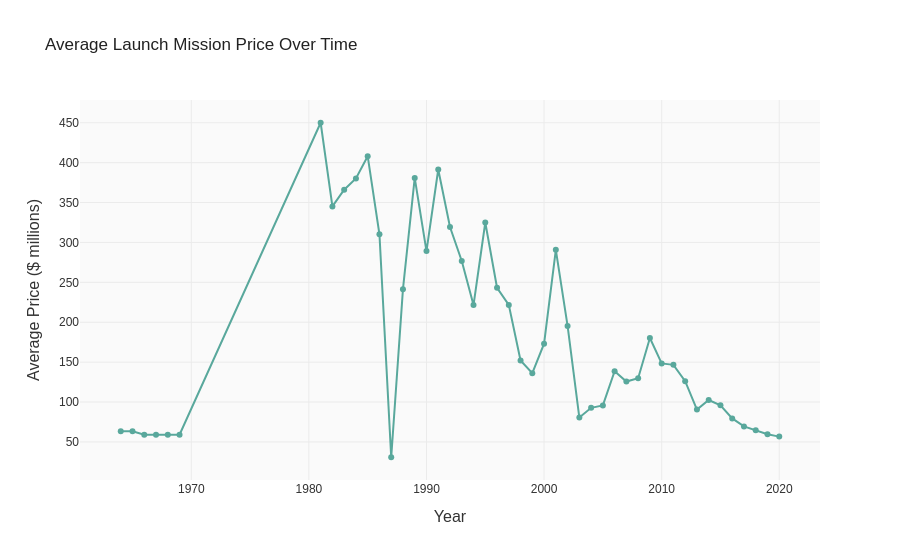

The notebook cell saved with this chart:
### Markdown cell above
# How has the Launch Price varied Over Time? 

Create a line chart that shows the average price of rocket launches over time.

### Code cell
import pandas as pd
import plotly.express as px

def get_avg_price_over_time(df):
    """
    Returns average launch price per year. Only launches with a known,
    parseable Price contribute to the average for that year.
    """
    df = df.copy()
    df['Date'] = pd.to_datetime(df['Date'], errors='coerce')
    df['Price'] = pd.to_numeric(df['Price'], errors='coerce')

    df = df.dropna(subset=['Date', 'Price'])
    df['Year'] = df['Date'].dt.year

    avg_price_per_year = (
        df.groupby('Year')['Price']
        .mean()
        .reset_index(name='Avg_Price')
        .sort_values('Year')
    )

    return avg_price_per_year

avg_price_per_year = get_avg_price_over_time(df_data)
print(avg_price_per_year)

fig = px.line(
    avg_price_per_year,
    x='Year',
    y='Avg_Price',
    title='Average Launch Mission Price Over Time',
    labels={'Avg_Price': 'Average Price ($ millions)', 'Year': 'Year'},
    markers=True,
)
fig.update_layout(yaxis_tickformat=',')
fig.show()

### Figure 1 — Plotly figure (JSON) as saved in the notebook; plotly's stock layout.template omitted (floating-point values rounded to 4 significant figures)
{"data": [{"hovertemplate": "Year=%{x}<br>Average Price ($ millions)=%{y}<extra></extra>", "legendgroup": "", "line": {"color": "#59a89c", "dash": "solid"}, "marker": {"symbol": "circle"}, "mode": "lines+markers", "name": "", "orientation": "v", "showlegend": false, "type": "scatter", "x": [1964, 1965, 1966, 1967, 1968, 1969, 1981, 1982, 1983, 1984, 1985, 1986, 1987, 1988, 1989, 1990, 1991, 1992, 1993, 1994, 1995, 1996, 1997, 1998, 1999, 2000, 2001, 2002, 2003, 2004, 2005, 2006, 2007, 2008, 2009, 2010, 2011, 2012, 2013, 2014, 2015, 2016, 2017, 2018, 2019, 2020], "xaxis": "x", "y": [63.23, 63.23, 59.0, 59.0, 59.0, 59.0, 450.0, 345.2, 366.2, 380.1, 408.1, 310.3, 30.8, 241.4, 380.8, 289.1, 391.4, 319.3, 276.7, 221.5, 325.0, 243.2, 221.7, 152.1, 136.2, 173.1, 290.7, 195.4, 80.51, 92.74, 95.79, 138.6, 125.7, 129.7, 180.3, 148.4, 146.6, 126.1, 90.55, 102.6, 95.95, 79.46, 69.49, 64.75, 59.61, 56.65], "yaxis": "y"}], "layout": {"legend": {"tracegroupgap": 0}, "title": {"text": "Average Launch Mission Price Over Time"}, "xaxis": {"anchor": "y", "domain": [0, 1], "title": {"text": "Year"}}, "yaxis": {"anchor": "x", "domain": [0, 1], "tickformat": ",", "title": {"text": "Average Price ($ millions)"}}}}
